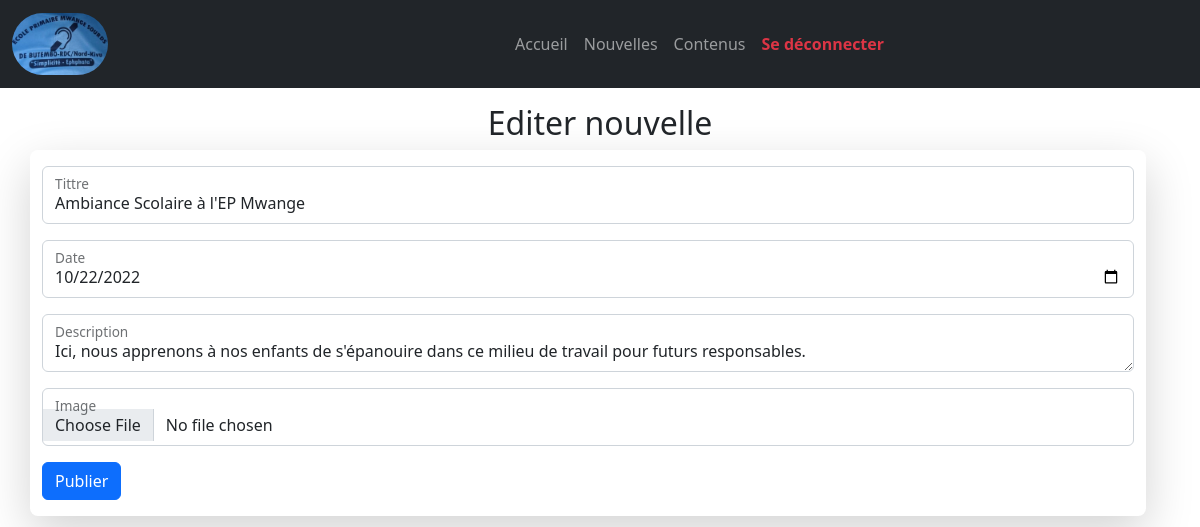
The page /admin/editNews.php?id=1 (signed in) on the database its author committed.
### tables this page shows
CREATE TABLE `nouvelles` (
  `id` int(11) NOT NULL,
  `titre` text NOT NULL,
  `description` text NOT NULL,
  `image` text NOT NULL,
  `dateP` date NOT NULL,
  `directeur` int(11) NOT NULL
);

### admin/actions/viewNewsEdit.php (called while the page is built)
<?php
$rows=mysqli_query($con,"SELECT `nouvelles`.`id` AS id,
`nouvelles`.`titre` AS titre, `nouvelles`.`description` AS description,
`nouvelles`.`image` AS image, `nouvelles`.`dateP` AS dateP,
`nouvelles`.`directeur`AS idDirecteur,directeur.nom AS nom,
directeur.postnom AS postnom
FROM `nouvelles`,directeur WHERE nouvelles.directeur=directeur.id
AND nouvelles.id='" . $_GET["id"] . "'
");
$row=mysqli_fetch_array($rows);
?>

### admin/editNews.php (the view, shortened to what this page needs)
<?php
require_once 'includes/config.php';
include 'actions/viewNewsEdit.php';
?>
<!DOCTYPE html>
<html lang="en">
<head>
  <link href="https://cdn.jsdelivr.net/npm/bootstrap@5.2.1/dist/css/bootstrap.min.css" rel="stylesheet">
</head>
<body>
<?php
include 'includes/navbar.php';
?>
<div class="container mt-3 ">
  <h2 class="text-center">Editer nouvelle </h2>
  <div class="row col-12 rounded-3 shadow-lg"  id="dropdownMega">
  <form action="actions/editNews.php?id=<?=$row['id']?>" method="POST" enctype="multipart/form-data">
    <div class="form-floating mb-3 mt-3">
      <input type="text" class="form-control" id="email" placeholder="Entrer le titre" value="<?=$row['titre']?>" required name="titre">
      <label for="email">Tittre</label>
    </div>
    <div class="form-floating mt-3 mb-3">
      <input type="date" class="form-control" id="pwd" placeholder="Selectionner la date" required value="<?=$row['dateP']?>"  name="dateP">
      <label for="date">Date</label>
    </div>
    <div class="form-floating">
        <textarea class="form-control" id="comment" name="description" required placeholder="Description"><?=$row['description']?></textarea>
        <label for="comment">Description</label>
    </div>
    <div class="form-floating mb-3 mt-3">
      <input type="file" class="form-control" id="email" placeholder="Choisir une image" name="file">
      <label for="email">Image</label>
    </div>
    <button type="submit" name="submit" class="btn btn-primary">Publier</button>
    </form>
</div>
</div>
</body>
</html>

### rows shown on the page
nouvelles: titre "Ambiance Scolaire à l'EP Mwange", dateP "10/22/2022", description "Ici, nous apprenons à nos enfants de s'épanouire dans ce milieu de travail pour futurs responsables."
